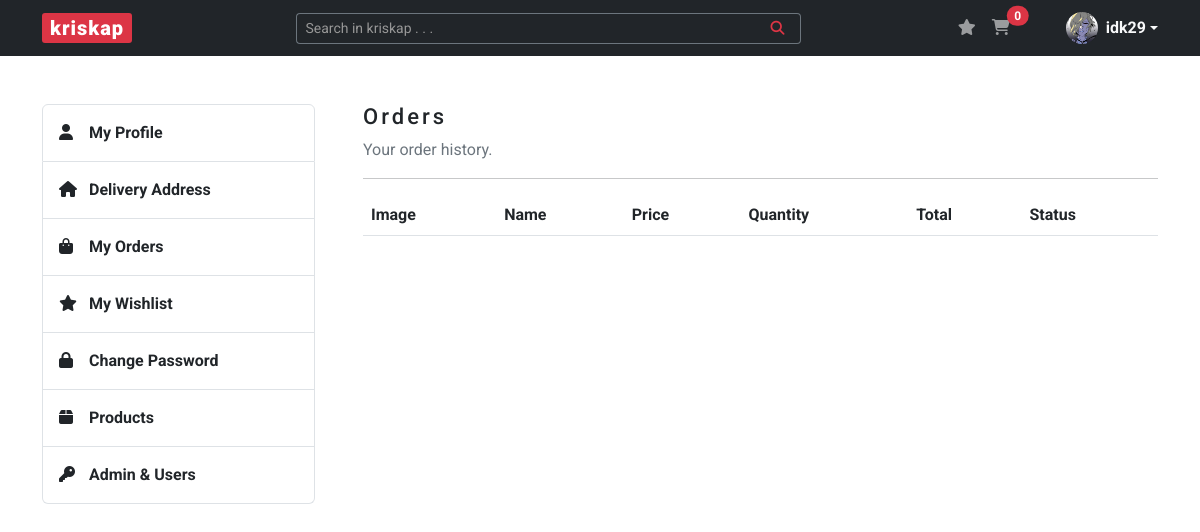
Page /order (signed in) on the earlier database version.
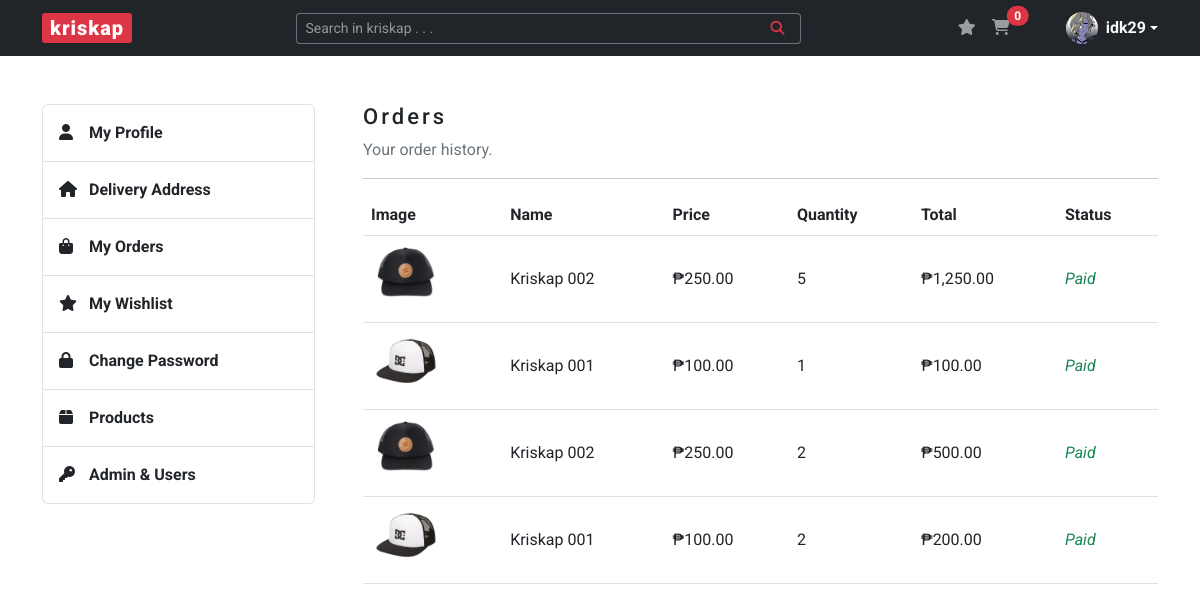
Same page on the later database version.
### kriskap/models.py (models this page shows)
class Order(db.Model):
    __tablename__ = "orders"
    id = db.Column(db.Integer, primary_key=True)
    buyer_id = db.Column(db.Integer, db.ForeignKey("users.id"))
    buyer = relationship("User", back_populates="orders")
    product_id = db.Column(db.Integer, db.ForeignKey("products.id"))
    parent_product = relationship("Product", back_populates="orders")
    quantity = db.Column(db.Integer, nullable=False, default=0)
    order_total = db.Column(db.Integer, nullable=False, default=0)
    status = db.Column(db.String(20), nullable=False, default="pending")

class Product(db.Model):
    __tablename__ = "products"
    id = db.Column(db.Integer, primary_key=True)
    stripe_price = db.Column(db.String(60), unique=True, nullable=False)
    name = db.Column(db.String(60), unique=True, nullable=False)
    stock = db.Column(db.Integer, nullable=False)
    price = db.Column(db.Integer, nullable=False)
    image_file = db.Column(db.String(250), nullable=False)
    carts = relationship("Cart", back_populates="parent_product")
    wishlists = relationship("Wishlist", back_populates="parent_product")
    orders = relationship("Order", back_populates="parent_product")

### kriskap/orders/routes.py (the view)
@orders.route("/order", methods=["GET"])
@login_required
def order():
    orders = Order.query.filter_by(buyer_id=current_user.id).order_by(desc("id")).all()
    return render_template("order.html", orders=orders, title="Orders")

### kriskap/models.py (called while the page is built)
@login_manager.user_loader
def load_user(user_id):
    return User.query.get(int(user_id))

### kriskap/templates/order.html
{% extends "base.html" %}
{% block content %}
    <section id="section-order" class="content-section mb-5">
        <div class="row justify-content-between">
            {% include "aside.html" %}
            <div class="col-lg-9 ps-lg-5">
                <h3>Orders</h3>
                <p class="text-secondary">Your order history.</p>
                <hr>
                <table class="table">
                    <thead>
                      <tr>
                        <th scope="col">Image</th>
                        <th scope="col">Name</th>
                        <th scope="col">Price</th>
                        <th scope="col">Quantity</th>
                        <th scope="col">Total</th>
                        <th scope="col">Status</th>
                      </tr>
                    </thead>
                    <tbody>
                        {% for order in orders %}
                                <tr class="align-middle">
                                    <td><img width="70px" src="{{ url_for('static', filename='img/product_pics/' + order.parent_product.image_file) }}" alt="Image Preview" class="image_view"></td>
                                    <td>{{ order.parent_product.name }}</td>
                                    <td>{{ "₱{:,.2f}".format(order.parent_product.price) }}</td>
                                    <td>{{ order.quantity }}</td>
                                    <td>{{ "₱{:,.2f}".format(order.order_total) }}</td>
                                    <td class="text-success"><em>{{ order.status }}</em></td>
                                </tr>
                        {% endfor %}
                    </tbody>
                </table>
            </div>
        </div>
    </section>
{% endblock %}

Differences in the rows shown:
added Order: image_file (picture), parent_product.name "Kriskap 002", quantity "5", order_total "₱1,250.00", status "Paid"
now on this page (row edited): Product: parent_product.price "₱250.00"
added Order: image_file (picture), parent_product.name "Kriskap 001", quantity "1", order_total "₱100.00", status "Paid"
now on this page (row edited): Product: parent_product.price "₱100.00"
added Order: image_file (picture), parent_product.name "Kriskap 002", quantity "2", order_total "₱500.00", status "Paid"
added Order: image_file (picture), parent_product.name "Kriskap 001", quantity "2", order_total "₱200.00", status "Paid"
